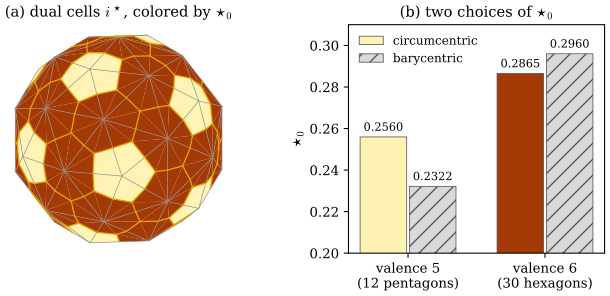

The Python source for this figure:
"""Figure 36.5.4: the circumcentric dual cells of icosphere(1) and the Hodge star star0 (Section 36.5).

Mesh dgmesh.icosphere(1) (42 vertices on the unit sphere, 80 triangles, all acute). Each dual cell i* is made of
the right triangles (x_i, m_ij, c_f) and (x_i, c_f, m_ik), one pair in each face f = (i, j, k) at i (m = edge
midpoint, c_f = circumcenter of f, which lies in the plane of f). The cells are colored by their area star0_i.
(a) view from the side (elev 20, azim -60), back faces culled, primal edges thin gray, dual edges orange.
(b) star0_i for the 12 vertices of valence 5 (pentagons) and the 30 of valence 6 (hexagons): circumcentric
    (0.2560, 0.2865; colors as in (a)) and barycentric (one third of the adjacent triangle areas: 0.2322, 0.2960).
Self-check: every piece is a right triangle with legs |e|/2 and (|e|/2) cot(theta) > 0 (Lemma 36.5.9); the cell
areas equal dgdec.dual_areas(..., "circumcentric") and Corollary 36.5.11; the 42 areas sum to the total area of the
80 triangles (11.6659, less than 4 pi = 12.5664); the interactive version
fig-36-5-4-icosphere-dual-interactive.html is written with plotly.

Run from the project root:
``PYTHONPATH=tools python3 chapters/36-discrete-exterior-calculus/figures/fig-36-5-4-icosphere-dual.py``
"""

import dgdec as dd
import dgmesh as dm

import dgfig  # noqa: E402

dgfig.setup()

import matplotlib.pyplot as plt  # noqa: E402
import numpy as np  # noqa: E402
from matplotlib.collections import PolyCollection  # noqa: E402

V, F = dm.icosphere(1)
ang = dm.corner_angles(V, F)
assert ang.max() < np.pi / 2
C = dd.circumcenters(V, F)
pieces, owner, piece_face = [], [], []
for f, tri in enumerate(F):
    for c in range(3):
        i, j, k = tri[c], tri[(c + 1) % 3], tri[(c + 2) % 3]
        mij, mik = 0.5 * (V[i] + V[j]), 0.5 * (V[i] + V[k])
        for m in (mij, mik):
            assert abs((C[f] - m) @ (V[i] - m)) < 1e-12           # right angle at the midpoint
        pieces += [np.array([V[i], mij, C[f]]), np.array([V[i], C[f], mik])]
        owner += [i, i]
        piece_face += [f, f]
pieces = np.array(pieces)
owner = np.array(owner)
area_piece = 0.5 * np.linalg.norm(np.cross(pieces[:, 1] - pieces[:, 0], pieces[:, 2] - pieces[:, 0]), axis=1)
star0 = np.bincount(owner, area_piece, minlength=len(V))
assert np.allclose(star0, dd.dual_areas(V, F, "circumcentric"))
total = dm.face_areas(V, F).sum()
assert abs(star0.sum() - total) < 1e-12 and abs(total - 11.6659) < 1e-4
deg = np.bincount(dm.edges(F).ravel(), minlength=len(V))
assert sorted(set(deg.tolist())) == [5, 6] and (deg == 5).sum() == 12

col = dgfig.COLORS
fig, (axa, axb) = plt.subplots(1, 2, figsize=(6.8, 3.4), gridspec_kw={"width_ratios": [1.15, 1.0]})
cam = dm.Ortho(elev=20, azim=-60)
normals = dm.face_normals(V, F)
vis_face = normals @ cam.view > 0
cmap = plt.get_cmap("YlOrBr")
lo, hi = star0.min(), star0.max()
depth = cam.depth(pieces.mean(1))
order = [p for p in np.argsort(depth) if vis_face[piece_face[p]]]
pc = PolyCollection(cam(pieces[order]), facecolors=cmap(0.15 + 0.7 * (star0[owner[order]] - lo) / (hi - lo)),
                    edgecolors="none", zorder=1)
axa.add_collection(pc)
for (a, b), fs in dm.edge_faces(F).items():
    if any(vis_face[f] for f in fs):
        axa.plot(*cam(V[[a, b]]).T, color="#8C8C8C", lw=0.5, zorder=2)
        m = 0.5 * (V[a] + V[b])
        for f in fs:
            if vis_face[f]:
                axa.plot(*cam(np.array([m, C[f]])).T, color=col["accent"], lw=1.0, zorder=3)
axa.set_aspect("equal")
axa.autoscale_view()
axa.set_axis_off()
axa.set_title(r"(a) dual cells $i^\star$, colored by $\star_0$", fontsize=11)
bary = dd.dual_areas(V, F, "barycentric")
vals = [(star0[deg == 5][0], star0[deg == 6][0]), (bary[deg == 5][0], bary[deg == 6][0])]
assert np.ptp(star0[deg == 5]) < 1e-12 and np.ptp(star0[deg == 6]) < 1e-12 and np.ptp(bary[deg == 5]) < 1e-12
xs = np.array([0.0, 1.0])
axb.bar(xs - 0.18, vals[0], width=0.34, color=[cmap(0.15), cmap(0.85)], edgecolor="#555555", lw=0.6,
        label="circumcentric")
axb.bar(xs + 0.18, vals[1], width=0.34, color="#D9D9D9", edgecolor="#555555", lw=0.6, hatch="//",
        label="barycentric")
for x, (a_, b_) in zip(xs, zip(*vals)):
    axb.text(x - 0.18, a_ + 0.003, f"{a_:.4f}", ha="center", fontsize=8.5)
    axb.text(x + 0.18, b_ + 0.003, f"{b_:.4f}", ha="center", fontsize=8.5)
axb.set_xticks(xs, ["valence 5\n(12 pentagons)", "valence 6\n(30 hexagons)"])
axb.set_ylim(0.2, 0.31)
axb.set_ylabel(r"$\star_0$")
axb.legend(fontsize=9, frameon=False, loc="upper left")
axb.set_title(r"(b) two choices of $\star_0$", fontsize=11)
fig.subplots_adjust(left=0.01, right=0.98, top=0.88, bottom=0.18, wspace=0.3)
dgfig.save(fig, __file__)

import plotly.graph_objects as go  # noqa: E402

P = pieces.reshape(-1, 3)
I = np.arange(0, len(P), 3)
mesh = go.Mesh3d(x=P[:, 0], y=P[:, 1], z=P[:, 2], i=I, j=I + 1, k=I + 2, intensity=star0[owner],
                 intensitymode="cell", colorscale="YlOrBr", cmin=lo - 0.15 * (hi - lo), cmax=hi + 0.15 * (hi - lo),
                 flatshading=True, showscale=True, colorbar=dict(title="star0"), name="dual cells",
                 hovertemplate="dual cell area %{intensity:.4f}<extra></extra>")
dual_lines_x, dual_lines_y, dual_lines_z = [], [], []
for (a, b), fs in dm.edge_faces(F).items():
    m = 0.5 * (V[a] + V[b])
    for f in fs:
        for q in (m, C[f], None):
            dual_lines_x.append(None if q is None else q[0])
            dual_lines_y.append(None if q is None else q[1])
            dual_lines_z.append(None if q is None else q[2])
duals = go.Scatter3d(x=dual_lines_x, y=dual_lines_y, z=dual_lines_z, mode="lines",
                     line=dict(color=col["accent"], width=3), hoverinfo="skip", showlegend=False)
dm.plotly_save([mesh, dm.plotly_edges(V, F, color="#777777", width=1.5), duals], __file__,
               "icosphere(1): circumcentric dual cells colored by star0 (dual cell area)", "fig-36-5-4")
